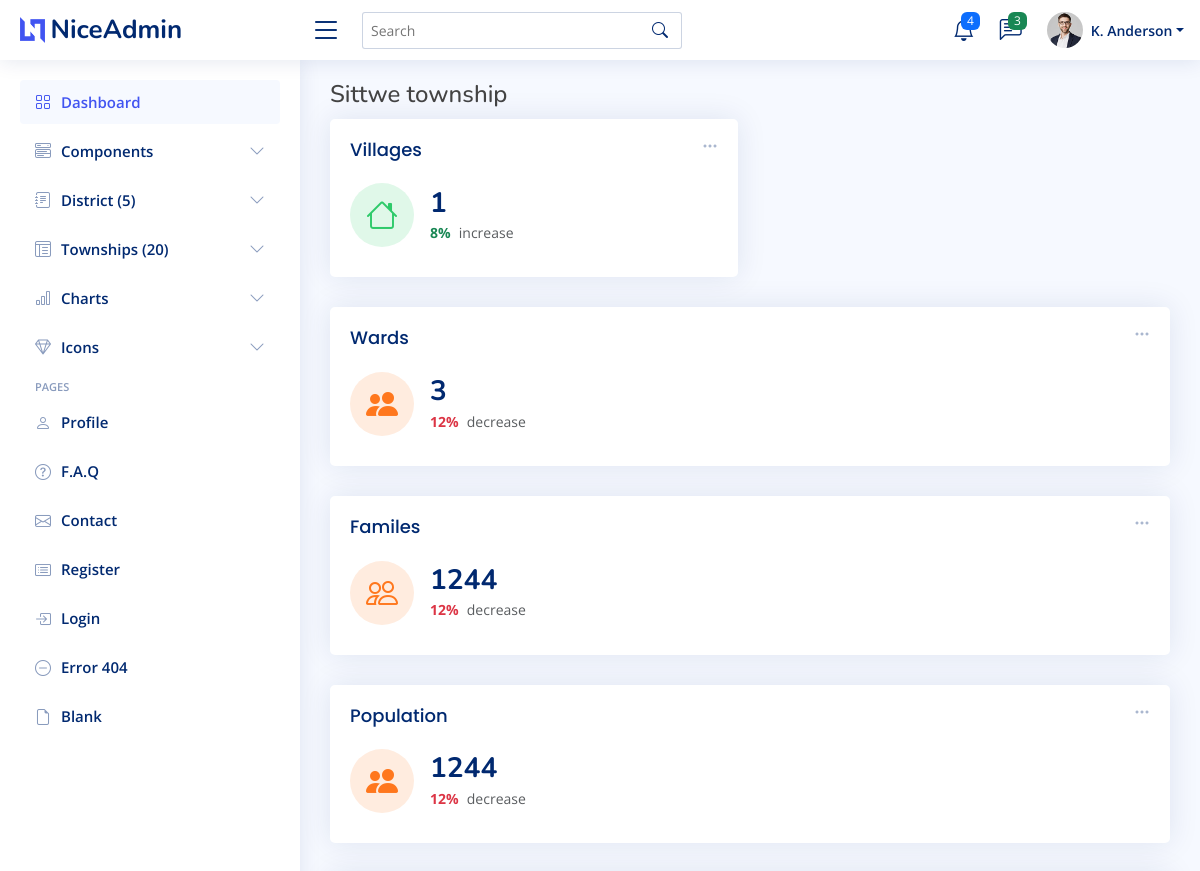
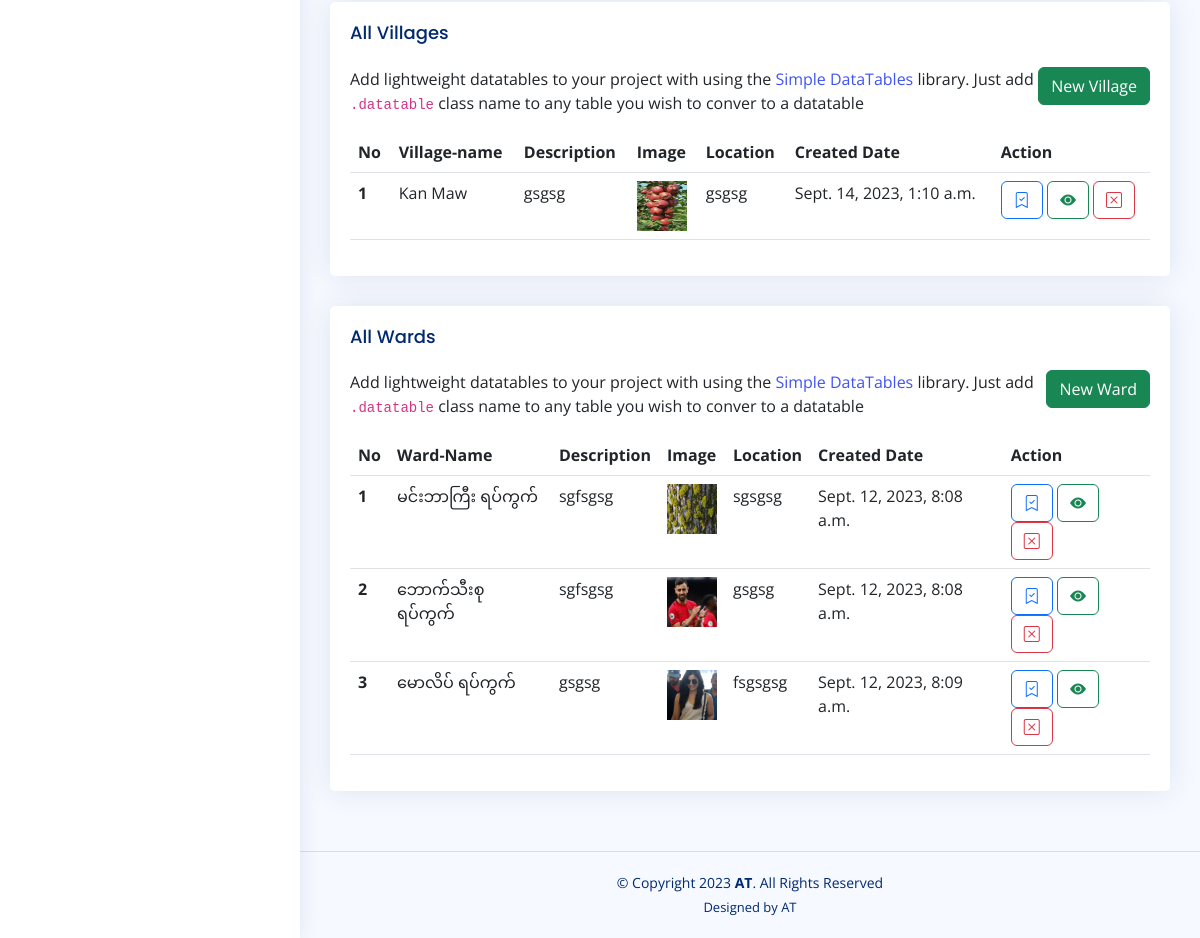
The page /dashboard/township_detail/1/ on the database its author committed (2 pictures, top to bottom).
### mainapp/models.py (models this page shows, shortened)
class Village(models.Model):
     township = models.ForeignKey(Township, on_delete=models.CASCADE)
     name = models.CharField(max_length=200)
     description = models.TextField()
     image = models.ImageField(upload_to='village-image')
     location = models.CharField(max_length=200, blank=True, null=True)
     created = models.DateTimeField(default=timezone.now, null=True, blank=True)
     updated = models.DateTimeField(auto_now=True, null=True, blank=True)

class Township(models.Model):
     district = models.ForeignKey(District, on_delete=models.CASCADE)
     name = models.CharField(max_length=200)
     description = models.TextField()
     image = models.ImageField(upload_to='township-image')
     location = models.CharField(max_length=200, blank=True, null=True)
     created = models.DateTimeField(default=timezone.now, null=True, blank=True)
     updated = models.DateTimeField(auto_now=True, null=True, blank=True)

class Ward(models.Model):
     township = models.ForeignKey(Township, on_delete=models.CASCADE)
     name = models.CharField(max_length=200)
     description = models.TextField()
     image = models.ImageField(upload_to='ward-image')
     location = models.CharField(max_length=200, blank=True, null=True)
     created = models.DateTimeField(default=timezone.now, null=True, blank=True)
     updated = models.DateTimeField(auto_now=True, null=True, blank=True)

### mainapp/views.py (the view)
# urls.py: path('township_detail/<str:pk>/', views.township_detail, name='township_detail'),
def township_detail(request, pk=id):
     districts = District.objects.all()
     townships = Township.objects.all()
     wards = Ward.objects.all()
     villages = Village.objects.all()
     township_townships = Township.objects.filter(district_id=pk)
     township_villages = Village.objects.filter(township_id=pk)
     township_wards = Ward.objects.filter(township_id=pk)
     context = {
          'township_townships':township_townships,
          'township_villages':township_villages,
          'township_wards':township_wards,
          'districts':districts,
          'townships':townships,
          'villages':villages,
          'wards':wards
     }
     return render(request, 'backend/pages/township_detail.html', context)

### mainapp/templates/backend/pages/township_detail.html (shortened to what this page needs)
{% extends 'backend/layouts/main.html' %}
{% block content %}
<div class="pagetitle">
      <div class="pagetitle">
        <h4>{{ township_villages.first.township.name }} township</h4>
      </div>
      <section class="section dashboard">
        <div class="row">
          <div class="col-lg-12">
            <div class="row">
              <div class="col-xxl-3 col-md-6">
                <div class="card info-card revenue-card">
                  <div class="filter">
                    <a class="icon" href="#" data-bs-toggle="dropdown"><i class="bi bi-three-dots"></i></a>
                  </div>
                  <div class="card-body">
                    <h5 class="card-title">Villages</span></h5>
                    <div class="d-flex align-items-center">
                      <div class="card-icon rounded-circle d-flex align-items-center justify-content-center">
                        <i class="bi bi-house"></i>
                      </div>
                      <div class="ps-3">
                        <h6>{{ township_villages.count}}</h6>
                        <span class="text-success small pt-1 fw-bold">8%</span> <span class="text-muted small pt-2 ps-1">increase</span>
                      </div>
                    </div>
                  </div>
                </div>
              </div>
              <div class="col-xxl-3 col-xl-12">
                <div class="card info-card customers-card">
                  <div class="filter">
                    <a class="icon" href="#" data-bs-toggle="dropdown"><i class="bi bi-three-dots"></i></a>
                  </div>
                  <div class="card-body">
                    <h5 class="card-title">Wards</span></h5>
                    <div class="d-flex align-items-center">
                      <div class="card-icon rounded-circle d-flex align-items-center justify-content-center">
                        <i class="bi bi-people-fill"></i>
                      </div>
                      <div class="ps-3">
                        <h6>{{ township_wards.count }}</h6>
                        <span class="text-danger small pt-1 fw-bold">12%</span> <span class="text-muted small pt-2 ps-1">decrease</span>
                      </div>
                    </div>
                  </div>
                </div>
              </div>
              <div class="col-xxl-3 col-xl-12">
                <div class="card info-card customers-card">
                  <div class="filter">
                    <a class="icon" href="#" data-bs-toggle="dropdown"><i class="bi bi-three-dots"></i></a>
                  </div>
                  <div class="card-body">
                    <h5 class="card-title">Familes</span></h5>
                    <div class="d-flex align-items-center">
                      <div class="card-icon rounded-circle d-flex align-items-center justify-content-center">
                        <i class="bi bi-people"></i>
                      </div>
                      <div class="ps-3">
                        <h6>1244</h6>
                        <span class="text-danger small pt-1 fw-bold">12%</span> <span class="text-muted small pt-2 ps-1">decrease</span>
                      </div>
                    </div>
                  </div>
                </div>
              </div>
              <div class="col-xxl-3 col-xl-12">
                <div class="card info-card customers-card">
                  <div class="filter">
                    <a class="icon" href="#" data-bs-toggle="dropdown"><i class="bi bi-three-dots"></i></a>
                  </div>
                  <div class="card-body">
                    <h5 class="card-title">Population</span></h5>
                    <div class="d-flex align-items-center">
                      <div class="card-icon rounded-circle d-flex align-items-center justify-content-center">
                        <i class="bi bi-people-fill"></i>
                      </div>
                      <div class="ps-3">
                        <h6>1244</h6>
                        <span class="text-danger small pt-1 fw-bold">12%</span> <span class="text-muted small pt-2 ps-1">decrease</span>
                      </div>
                    </div>
                  </div>
                </div>
              </div>
            </div>
          </div>
        </div>
      </section>
      <section class="section">
        <div class="row">
          <div class="col-lg-12">
            <div class="card">
              <div class="card-body">
                <h5 class="card-title">All Villages</h5>
                <a href="" class="float-end btn btn-large btn-success">New Village</a>
                <p>Add lightweight datatables to your project with using the <a href="https://github.com/fiduswriter/Simple-DataTables" target="_blank">Simple DataTables</a> library. Just add <code>.datatable</code> class name to any table you wish to conver to a datatable</p>
                <table class="table datatable">
                  <thead>
                    <tr>
                      <th scope="col">No</th>
                      <th scope="col">Village-name</th>
                      <th scope="col">Description</th>
                      <th scope="col">Image</th>
                      <th scope="col">Location</th>
                      <th scope="col">Created Date</th>
                      <th scope="col">Action</th>
                    </tr>
                  </thead>
                  <tbody>
                    {% for township_village in township_villages %}
                    <tr>
                      <th scope="row">{{ forloop.counter }}</th>
                      <td>{{ township_village.name }}</td>
                      <td>{{ township_village.description|safe }}</td>
                      <td>
                         <img src="{{ township_village.image.url }}" alt="" style="width: 50px; height: 50px;">
                      </td>
                      <td>{{ township_village.location }}</td>
                      <td>{{ township_village.created }}</td>
                      <td>
                        <a href="" class="btn btn-outline-primary">
                          <i class="bi bi-bookmark-check"></i>
                        </a>
                        <a href="" class="btn btn-outline-success">
                          <i class="bi bi-eye-fill"></i>
                        </a>
                        <a href="" class="btn btn-outline-danger">
                        <i class="bi bi-x-square"></i>
                        </a>
                      </td>
                    </tr>
                    {% endfor %}
                  </tbody>
                </table>
              </div>
            </div>
          </div>
        </div>
      </section>
      <section class="section">
        <div class="row">
          <div class="col-lg-12">
            <div class="card">
              <div class="card-body">
                <h5 class="card-title">All Wards</h5>
                <a href="" class="float-end btn btn-large btn-success">New Ward</a>
                <p>Add lightweight datatables to your project with using the <a href="https://github.com/fiduswriter/Simple-DataTables" target="_blank">Simple DataTables</a> library. Just add <code>.datatable</code> class name to any table you wish to conver to a datatable</p>
                <table class="table datatable">
                  <thead>
                    <tr>
                      <th scope="col">No</th>
                      <th scope="col">Ward-Name</th>
                      <th scope="col">Description</th>
                      <th scope="col">Image</th>
                      <th scope="col">Location</th>
                      <th scope="col">Created Date</th>
                      <th scope="col">Action</th>
                    </tr>
                  </thead>
                  <tbody>
                    {% for township_ward in township_wards %}
                    <tr>
                      <th scope="row">{{ forloop.counter }}</th>
                      <td>{{ township_ward.name }}</td>
                      <td>{{ township_ward.description|safe }}</td>
                      <td>
                         <img src="{{ township_ward.image.url }}" alt="" style="width: 50px; height: 50px;">
                      </td>
                      <td>{{ township_ward.location }}</td>
                      <td>{{ township_ward.created }}</td>
                      <td>
                        <a href="" class="btn btn-outline-primary">
                          <i class="bi bi-bookmark-check"></i>
                        </a>
                        <a href="" class="btn btn-outline-success">
                          <i class="bi bi-eye-fill"></i>
                        </a>
                        <a href="" class="btn btn-outline-danger">
                        <i class="bi bi-x-square"></i>
                        </a>
                      </td>
                    </tr>
                    {% endfor %}
                  </tbody>
                </table>
              </div>
            </div>
          </div>
        </div>
      </section>
</div>
{% endblock content %}

### static/assets/css/style.css (style rules this page uses)
:root { scroll-behavior: smooth; }
body { font-family: "Open Sans", sans-serif; background: #f6f9ff; color: #444444; }
h1, h2, h3, h4, h5, h6 { font-family: "Nunito", sans-serif; }
.pagetitle { margin-bottom: 10px; }
.card { margin-bottom: 30px; border: none; border-radius: 5px; box-shadow: 0px 0 30px rgba(1, 41, 112, 0.1); }
.card-title { padding: 20px 0 15px 0; font-size: 18px; font-weight: 500; color: #012970; font-family: "Poppins", sans-serif; }
.card-body { padding: 0 20px 20px 20px; }
.dashboard .filter { position: absolute; right: 0px; top: 15px; }
.dashboard .filter .icon { color: #aab7cf; padding-right: 20px; padding-bottom: 5px; transition: 0.3s; font-size: 16px; }
.dashboard .info-card { padding-bottom: 10px; }
.dashboard .info-card h6 { font-size: 28px; color: #012970; font-weight: 700; margin: 0; padding: 0; }
.dashboard .card-icon { font-size: 32px; line-height: 0; width: 64px; height: 64px; flex-shrink: 0; flex-grow: 0; }
.dashboard .revenue-card .card-icon { color: #2eca6a; background: #e0f8e9; }
.dashboard .customers-card .card-icon { color: #ff771d; background: #ffecdf; }

### rows shown on the page
Village: first.township.name "Sittwe", name "Kan Maw", description "gsgsg", image (picture), location "gsgsg", created "Sept. 14, 2023, 1:10 a.m."
Ward: name "မင်းဘာကြီး ရပ်ကွက်", description "sgfsgsg", image (picture), location "sgsgsg", created "Sept. 12, 2023, 8:08 a.m."
Ward: name "ဘောက်သီးစု ရပ်ကွက်", description "sgfsgsg", image (picture), location "gsgsg", created "Sept. 12, 2023, 8:08 a.m."
Ward: name "မောလိပ် ရပ်ကွက်", description "gsgsg", image (picture), location "fsgsgsg", created "Sept. 12, 2023, 8:09 a.m."

### other values the page prints
{{ districts.count }} "5"
{{ townships.count }} "20"
{{ township_villages.count }} "1"
{{ township_wards.count }} "3"
